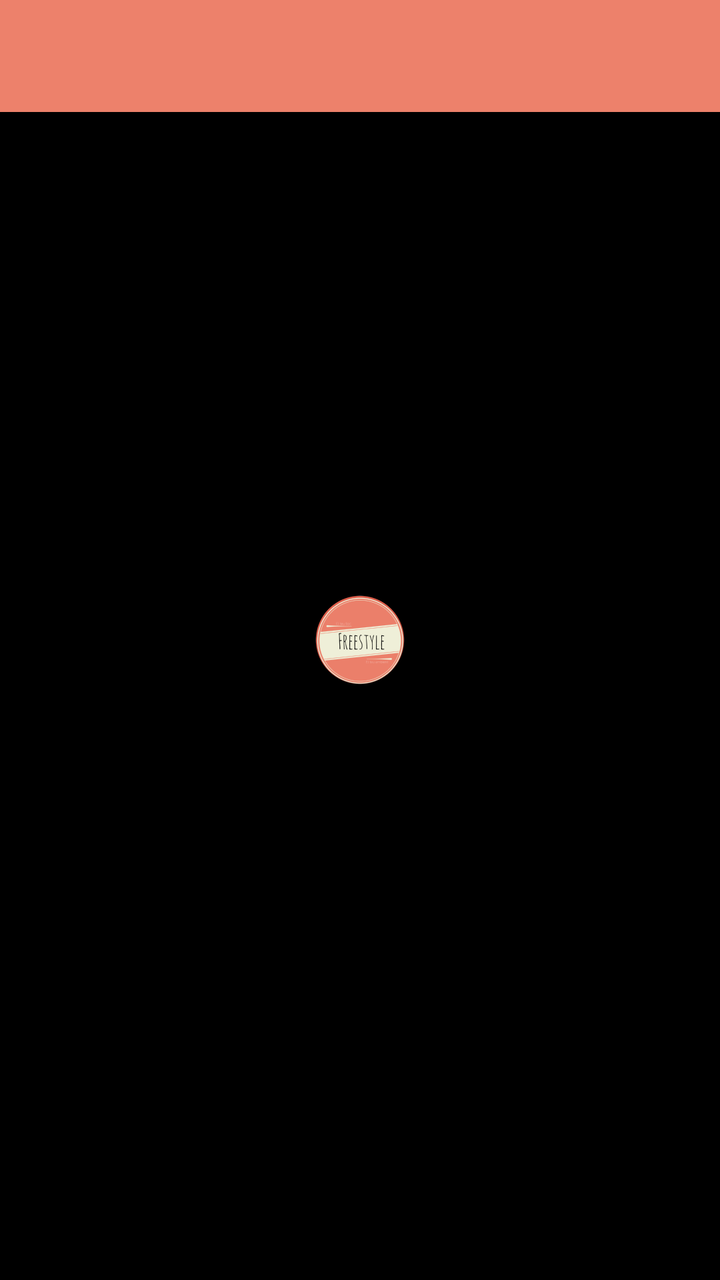
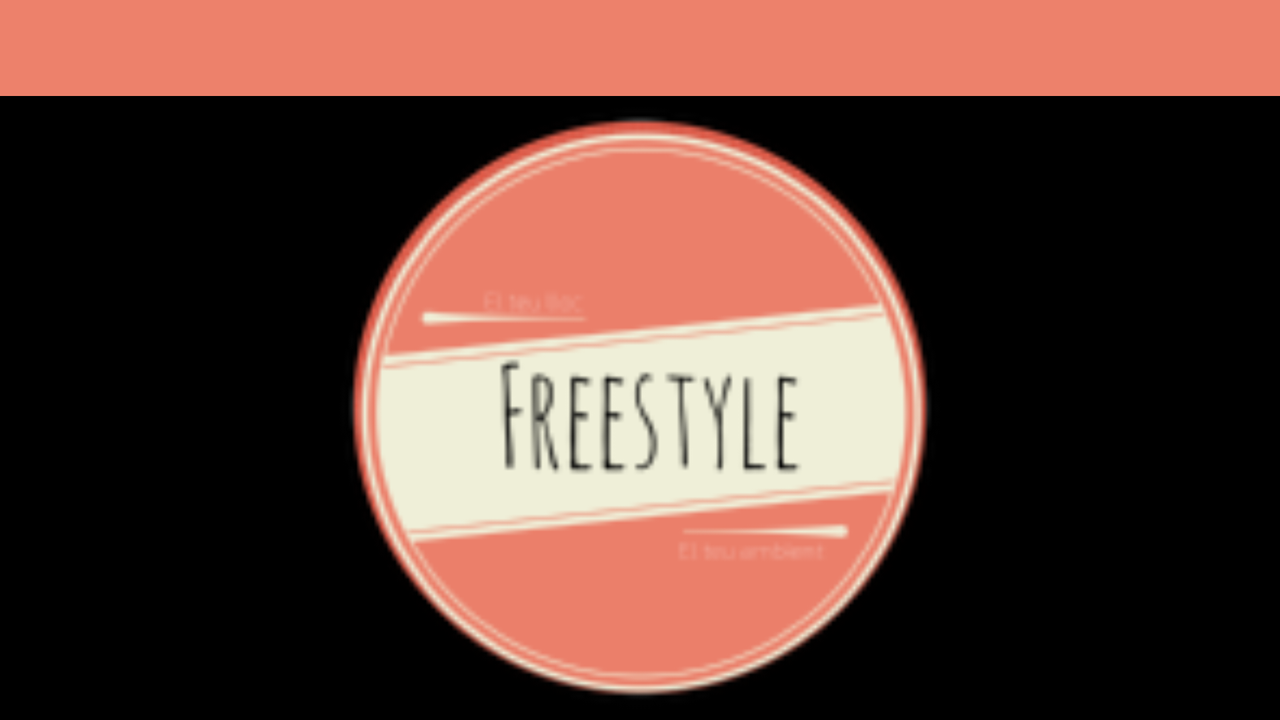

Two renders of one Android screen. The first uses the default layout on a phone; the second uses the alternative layout the repository ships for a different screen configuration, on a matching device. The two XML files are below.
<!-- AndroidManifest.xml: application theme AppTheme -->
<!-- res/layout/images_details.xml -->
<?xml version="1.0" encoding="utf-8"?>
<RelativeLayout
    xmlns:android="http://schemas.android.com/apk/res/android"
    xmlns:tools="http://schemas.android.com/tools"
    xmlns:app="http://schemas.android.com/apk/res-auto"
    android:layout_width="match_parent"
    android:layout_height="match_parent"
    android:background="#000000"
    tools:context="com.example.gerardo.free.ImagesDetails">

    <android.support.v7.widget.Toolbar
        android:id="@+id/photodetail_bar"
        android:layout_width="match_parent"
        android:layout_height="wrap_content"
        android:minHeight="?attr/actionBarSize"
        android:background="@color/colorPrimary"
        app:theme="@style/ThemeOverlay.AppCompat.Dark.ActionBar"
        android:layout_alignParentLeft="true"
        android:layout_alignParentStart="true"
        android:layout_alignParentRight="true"
        android:layout_alignParentEnd="true">
    </android.support.v7.widget.Toolbar>

    <ImageView
        android:layout_width="wrap_content"
        android:layout_height="wrap_content"
        android:id="@+id/iv_imagedetail"
        android:src="@mipmap/ic_launcher"
        android:layout_centerVertical="true"
        android:layout_centerHorizontal="true" />

</RelativeLayout>
<!-- resources referenced by this layout -->
<resources>
  <color name="colorPrimary">#ED816B</color>
  <!-- mipmap ic_launcher: png bitmap (mipmap-hdpi, 6702 bytes) -->
  <style name="AppTheme" parent="Theme.AppCompat.Light.NoActionBar">
          
          <item name="colorPrimary">@color/colorPrimary</item>
          <item name="colorPrimaryDark">@color/colorPrimaryDark</item>
          <item name="colorAccent">@color/colorAccent</item>
          <item name="android:textColorPrimary">@color/colorPrimaryText</item>
          <item name="android:textColorSecondary">@color/colorSecondaryTxt</item>
      </style>
  <color name="colorPrimaryDark">#D32F2F</color>
  <color name="colorAccent">#df5946</color>
  <color name="colorPrimaryText">#FFFFFF</color>
  <color name="colorSecondaryTxt">#727272</color>
</resources>
<!-- res/layout-land/images_details.xml (the repository's variant of the layout above) -->
<!-- drawn on the phone turned sideways -->
<?xml version="1.0" encoding="utf-8"?>
<RelativeLayout
    xmlns:android="http://schemas.android.com/apk/res/android"
    xmlns:tools="http://schemas.android.com/tools"
    xmlns:app="http://schemas.android.com/apk/res-auto"
    android:layout_width="match_parent"
    android:layout_height="match_parent"
    android:background="#000000"
    tools:context="com.example.gerardo.free.ImagesDetails">

    <android.support.v7.widget.Toolbar
        android:id="@+id/photodetail_bar"
        android:layout_width="match_parent"
        android:layout_height="wrap_content"
        android:minHeight="?attr/actionBarSize"
        android:background="@color/colorPrimary"
        app:theme="@style/ThemeOverlay.AppCompat.Dark.ActionBar"
        android:layout_alignParentLeft="true"
        android:layout_alignParentStart="true"
        android:layout_alignParentRight="true"
        android:layout_alignParentEnd="true">
    </android.support.v7.widget.Toolbar>

    <ImageView
        android:layout_width="wrap_content"
        android:layout_height="wrap_content"
        android:id="@+id/iv_imagedetail"
        android:src="@mipmap/ic_launcher"
        android:layout_below="@+id/photodetail_bar"
        android:layout_alignParentBottom="true"
        android:layout_alignParentRight="true"
        android:layout_alignParentEnd="true"
        android:layout_alignParentLeft="true"
        android:layout_alignParentStart="true" />

</RelativeLayout>
